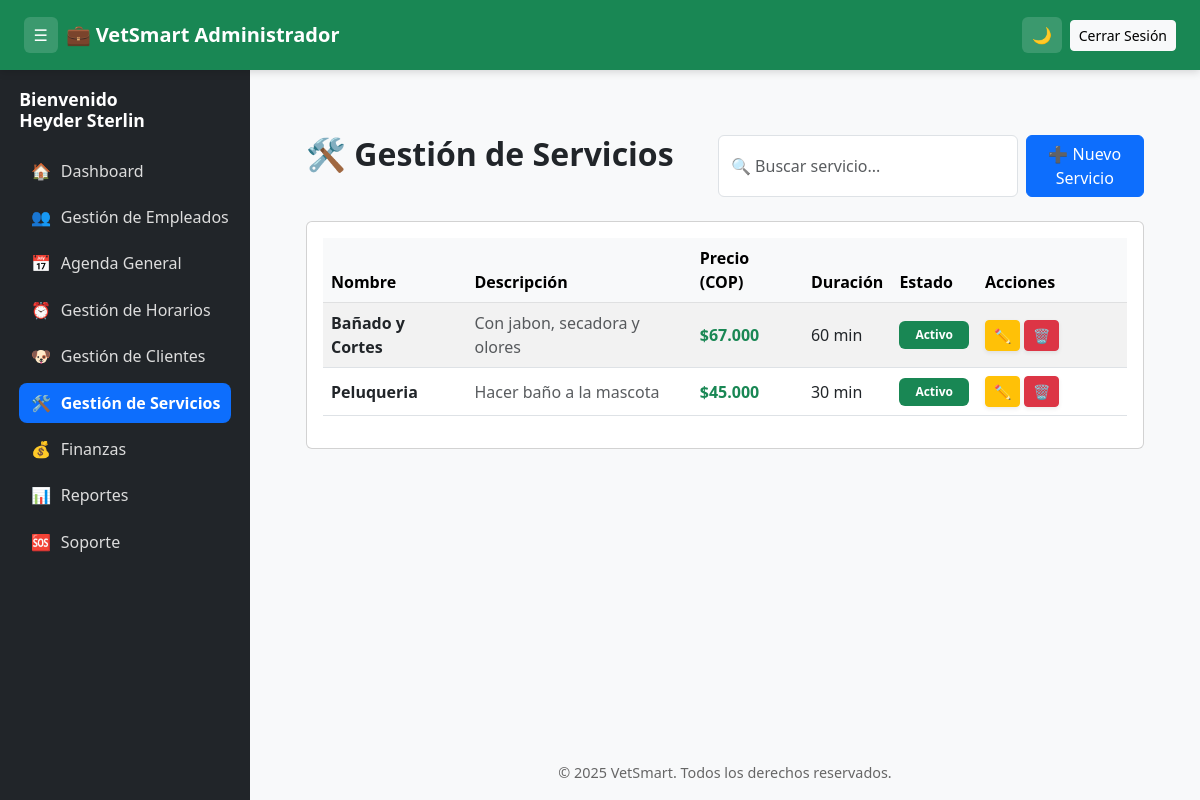
Page /vetsmart/admin/servicios (signed in) on the committed database.
### tables this page shows
CREATE TABLE `servicios` (
  `id` int(11) NOT NULL,
  `nombre` varchar(120) NOT NULL,
  `descripcion` text DEFAULT NULL,
  `precio` decimal(10,2) NOT NULL DEFAULT 0.00,
  `duracion_min` int(11) NOT NULL DEFAULT 30,
  `activo` tinyint(1) DEFAULT 1,
  `creado_en` timestamp NOT NULL DEFAULT current_timestamp()
);

### app/controllers/ServiciosController.php (called while the page is built, shortened)
<?php
require_once APP_ROOT . '/models/Servicio.php';
class ServiciosController extends Controller {
    private $servicioModel;
    public function __construct($pdo) {
        $this->servicioModel = new Servicio($pdo);
    }
    public function index() {
        $servicios = $this->servicioModel->getAll();
        $this->view('admin/servicios/index', ['servicios' => $servicios], 'main_admin');
    }
}

### app/models/Servicio.php (called while the page is built, shortened)
<?php
class Servicio {
    private $db;
    public function __construct($pdo) {
        $this->db = $pdo;
    }
    public function getAll() {
        $sql = "SELECT * FROM servicios ORDER BY nombre ASC";
        $stmt = $this->db->query($sql);
        return $stmt->fetchAll(PDO::FETCH_ASSOC);
    }
}

### app/views/admin/servicios/index.php (the view, shortened to what this page needs)
<div class="container-fluid py-3">
  <div class="d-flex flex-column flex-md-row justify-content-between align-items-start mb-4">
    <h2 class="fw-bold">🛠️ Gestión de Servicios</h2>
    <div class="d-flex gap-2">
      <input type="text" id="searchServicio" class="form-control" placeholder="🔍 Buscar servicio...">
      <button class="btn btn-primary"
              data-bs-toggle="modal"
              data-bs-target="#servicioModal"
              onclick="openCrearServicio()">
        ➕ Nuevo Servicio
      </button>
    </div>
  </div>
  <?php if (empty($servicios)): ?>
    <div class="alert alert-info text-center p-4 rounded shadow-sm">
      <i class="bi bi-info-circle"></i> No hay servicios registrados.
    </div>
  <?php else: ?>
      <div class="card p-3">
      <div class="card-body p-0">
        <div class="table-responsive">
          <table class="table table-striped table-hover align-middle" id="tablaServicios">
            <thead class="table-light">
              <tr>
                <th>Nombre</th>
                <th>Descripción</th>
                <th>Precio (COP)</th>
                <th>Duración</th>
                <th>Estado</th>
                <th style="width:150px;">Acciones</th>
              </tr>
            </thead>
            <tbody>
              <?php foreach ($servicios as $s): ?>
              <tr>
                <td class="fw-semibold"><?= htmlspecialchars($s['nombre']) ?></td>
                <td class="text-muted"><?= htmlspecialchars($s['descripcion']) ?></td>
                <td><span class="fw-bold text-success">$<?= number_format($s['precio'], 0, ',', '.') ?></span></td>
                <td><?= (int)$s['duracion_min'] ?> min</td>
                <td>
                  <?= $s['activo']
                        ? '<span class="badge bg-success px-3 py-2">Activo</span>'
                        : '<span class="badge bg-secondary px-3 py-2">Inactivo</span>' ?>
                </td>
                <td>
                  <button class="btn btn-sm btn-warning shadow-sm"
                          data-bs-toggle="modal"
                          data-bs-target="#servicioModal"
                          onclick='openEditarServicio(<?= json_encode($s) ?>)'>
                    ✏️
                  </button>
                  <a href="/vetsmart/admin/servicios/<?= $s['id'] ?>/eliminar"
                     class="btn btn-sm btn-danger shadow-sm"
                     onclick="return confirm('¿Eliminar este servicio?')"
                     title="Eliminar">🗑️</a>
                </td>
              </tr>
              <?php endforeach; ?>
            </tbody>
          </table>
        </div>
      </div>
    </div>
  <?php endif; ?>
</div>

### app/views/layouts/main_admin.php (style rules this page uses)
body { display: flex; flex-direction: column; min-height: 100vh; background: #f8f9fa; margin: 0; transition: background-color 0.3s, color 0.3s; }

### rows in the picture
servicios: nombre "Bañado y Cortes", descripcion "Con jabon, secadora y olores", precio "67.000", duracion_min "60", activo "Activo"
servicios: nombre "Peluqueria", descripcion "Hacer baño a la mascota", precio "45.000", duracion_min "30", activo "Activo"

### other values in the picture
$_SESSION['user']['nombre'] "Heyder"
$_SESSION['user']['apellido'] "Sterlin"
